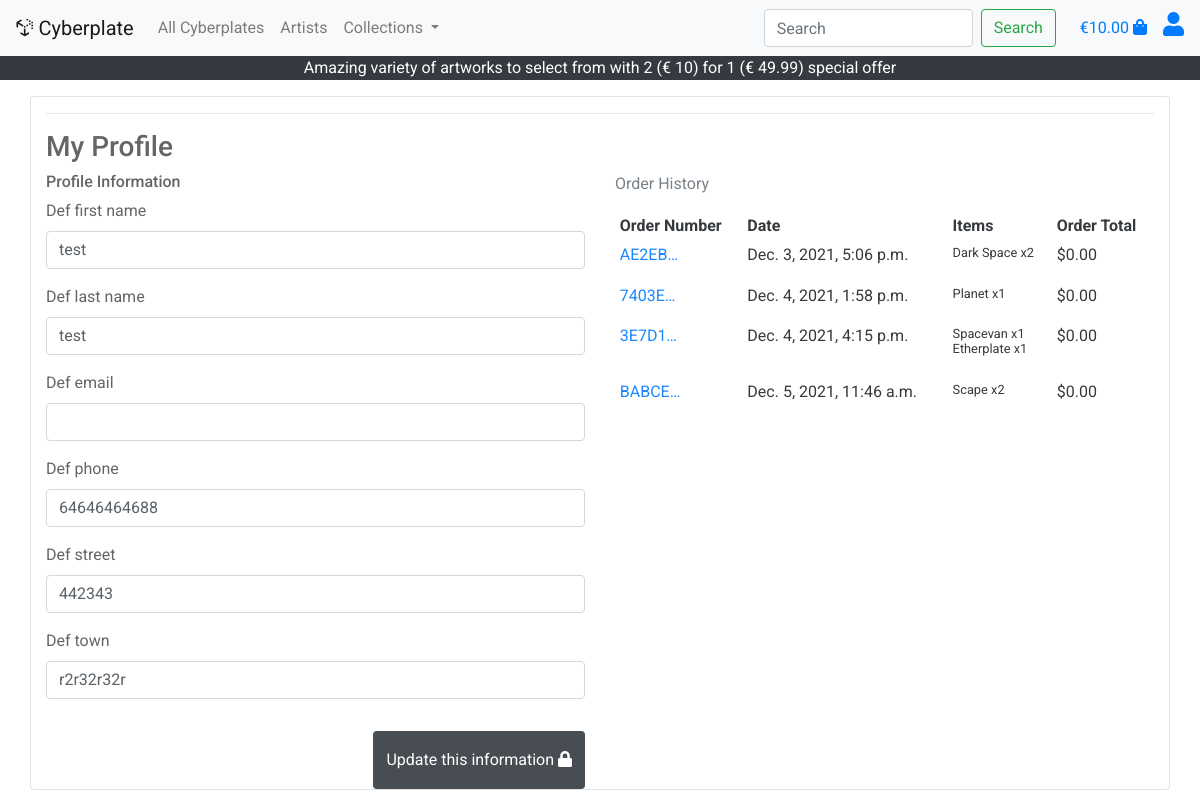
/profile/ (signed in), run on the app's committed database.
### profiles/models.py (models this page shows, shortened)
class UserProfile(models.Model):
    user = models.OneToOneField(User, on_delete=models.CASCADE)
    def_first_name = models.CharField(max_length=50, null=True, blank=True)
    def_last_name = models.CharField(max_length=50, null=True, blank=True)
    def_email = models.EmailField(max_length=50, null=True, blank=True)
    def_phone = models.CharField(max_length=50, null=True, blank=True)
    def_street = models.CharField(max_length=100, null=True, blank=True)
    def_town = models.CharField(max_length=100, null=True, blank=True)

### checkout/models.py (models this page shows, shortened)
class Order(models.Model):
    users_order_number = models.CharField(max_length=50, null=False, editable=False)
    user_profile = models.ForeignKey(UserProfile, on_delete=models.SET_NULL,
                                        null=True, blank=True, related_name='orders')
    first_name = models.CharField(max_length=50, null=False, blank=False)
    last_name = models.CharField(max_length=50, null=False, blank=False)
    email = models.EmailField(max_length=50, null=False, blank=False)
    phone = models.CharField(max_length=50, null=False, blank=False)
    street = models.CharField(max_length=100, null=False, blank=False)
    town = models.CharField(max_length=100, null=False, blank=True)
    country = models.CharField(max_length=100, null=False, blank=True)
    order_date = models.DateTimeField(auto_now_add=True)
    order_total = models.DecimalField(max_digits=8, decimal_places=2, null=False, default=0)
    grand_total = models.DecimalField(max_digits=8, decimal_places=2, null=False, default=0)
    original_bag = models.TextField(null=False, blank=False, default='')
    stripe_pid = models.CharField(max_length=254, null=False, blank=False, default='')
    def order_number(self):
        return uuid.uuid4().hex.upper()

class OrderItem(models.Model):
    order_item = models.ForeignKey(Order, null=False, blank=False, on_delete=models.CASCADE, related_name='lineitems')
    product = models.ForeignKey(Product, null=False, blank=False, on_delete=models.CASCADE)
    quantity = models.IntegerField(null=False, blank=False, default=0)
    lineitem_total = models.DecimalField(max_digits=6, decimal_places=2, null= False, blank=False)

### products/models.py (models this page shows, shortened)
class Product(models.Model):
    product_category = models.ForeignKey('Product_Category', null=True, on_delete=models.SET_NULL)
    artist = models.ForeignKey('Artist', null=True, on_delete=models.SET_NULL)
    name = models.CharField(max_length=30)
    description = models.TextField()
    price = models.DecimalField(max_digits=4, decimal_places=2)
    image_url = models.URLField(null=True, blank=True, max_length=1000)
    image = models.ImageField(null=True, blank=True)
    product_key = models.IntegerField(null=True, blank=True)

### profiles/views.py (the view)
# urls.py: path('profile/', include('profiles.urls')),
def profile(request):
    profile = get_object_or_404(UserProfile, user=request.user)
    if request.method == 'POST':
        form = UsersProfileForm(request.POST, instance=profile)
        if form.is_valid():
            form.save()
            messages.success(request, 'Profile updated successfully')
    form = UsersProfileForm(instance=profile)
    orders = profile.orders.all()
    template = 'profiles/profile.html'
    context = {
        'form': form,
        'orders': orders,
        'on_profile_page': True
    }
    return render(request, template, context)

### profiles/forms.py (shortened to what this page needs)
class UsersProfileForm(forms.ModelForm):
    class Meta:
        model = UserProfile
        exclude = ('user',)

### shopping_bag/context.py (called while the page is built, shortened)
def bag_contents(request):
    bag_items = []
    total = 0
    product_count = 0
    bag = request.session.get('bag', {})
    if total < settings.FREE_DELIVERY_THRESHOLD:
        delivery = 10
        free_delivery_delta = settings.FREE_DELIVERY_THRESHOLD - total
    else:
        delivery = 0
        free_delivery_delta = 0
    grand_total = delivery + total
    context = {
        'bag_items': bag_items,
        'total': total,
        'product_count': product_count,
        'delivery': delivery,
        'free_delivery_delta': free_delivery_delta,
        'free_delivery_threshold': settings.FREE_DELIVERY_THRESHOLD,
        'grand_total': grand_total,
    }
    return context

### profiles/templates/profiles/profile.html (shortened to what this page needs)
{% extends "base.html" %}
{% load static %}
{% block content %}
<div class="container h-100">
    <div class="row h-100">
        <div class="col card">
            <hr>
            <h3 class="logo-font">My Profile</h3>
            <div class="row">
                <div class="col-lg-6">
                    <h6 class="logo-font">Profile Information</h6>
                    <form action="{% url 'profile' %}" method="POST" id="user-profile-form">
                        {{ form|crispy }}
                        <button href="#" class="btn float-right bg-dark rounded-3 py-3 text-white mt-3"
                            id="btnUpdateProfile">Update this information <i class="fas fa-lock"></i>
                        </button>
                    </form>
                </div>
                <div class="col-lg-6">
                    <p class="text-muted">Order History</p>
                    <div class="order-history table-responsive">
                        <table class="table table-sm table-borderless">
                            <thead>
                                <tr>
                                    <th>Order Number</th>
                                    <th>Date</th>
                                    <th>Items</th>
                                    <th>Order Total</th>
                                </tr>
                            </thead>
                            <tbody>
                                {% for order in orders %}
                                <tr>
                                    <td>
                                        <a href="{% url 'order_history' order.users_order_number %}"
                                            title="{{ order.order_number }}">
                                            {{ order.order_number|truncatechars:6 }}
                                        </a>
                                    </td>
                                    <td>{{ order.order_date }}</td>
                                    <td>
                                        <ul class="list-unstyled">
                                            {% for item in order.lineitems.all %}
                                            <li class="small">
                                                {{ item.product.name }} x{{ item.quantity }}
                                            </li>
                                            {% endfor %}
                                        </ul>
                                    </td>
                                    <td>${{ order.order_total }}</td>
                                </tr>
                                {% endfor %}
                            </tbody>
                        </table>
                    </div>
                </div>
            </div>
        </div>
    </div>
</div>
{% endblock %}

### static/css/base.css (style rules this page uses)
html { height: 100%; font-family: 'Roboto', sans-serif; }
body { background: url('/media/ms4background.jpg') no-repeat center center fixed; background-size: cover; height: calc(100vh - 164px); color: #555; font-family: 'Roboto', sans-serif; }
.card { opacity: 0.9 }

### data on the page
UserProfile: def_first_name "test", def_last_name "test", def_phone "64646464688", def_street "442343", def_town "r2r32r32r"
Order: order_number "AE2EB…", order_date "Dec. 3, 2021, 5:06 p.m.", order_total "0.00"
OrderItem: product.name "Dark Space", quantity "2"
Order: order_number "7403E…", order_date "Dec. 4, 2021, 1:58 p.m.", order_total "0.00"
OrderItem: product.name "Planet", quantity "1"
Order: order_number "3E7D1…", order_date "Dec. 4, 2021, 4:15 p.m.", order_total "0.00"
OrderItem: product.name "Spacevan", quantity "1"
OrderItem: product.name "Etherplate", quantity "1"
Order: order_number "BABCE…", order_date "Dec. 5, 2021, 11:46 a.m.", order_total "0.00"
OrderItem: product.name "Scape", quantity "2"

### other printed values
{{ grand_total|floatformat:2 }} "10.00"
{{ free_delivery_threshold }} "10"
